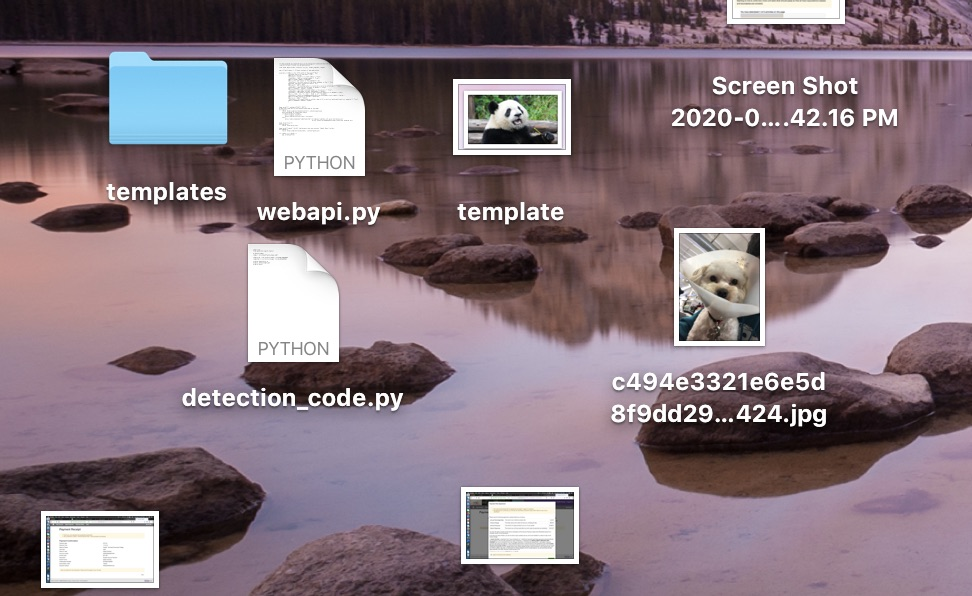
#> input picture img.jpg, 972 x 596 px
$ python detector.py
#> lines starting #> are read from the running program, lines starting #| are printed output that depends on the picture; after the words box and inside, x2 and y2 are one past the last pixel; in counts of white or black regions, pixels touching at a corner belong together
""" This program will detect a template from an image and draw a rectangle around it. """

import cv2

TEMPLATE_PATH = 'template.jpg'  # Path to template image.
IMAGE_PATH = 'img.jpg'  # Path to real image.
verbose = False
canny_t1, canny_t2 = 50, 200  # Thresholds for canny edge detection.

image = cv2.imread(IMAGE_PATH)
#> image is the input picture: shape (596, 972, 3); mean B, G, R 121.1, 112.5, 130.6
template = cv2.imread(TEMPLATE_PATH)
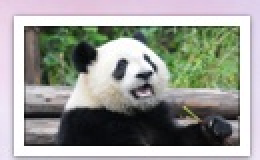
#> input picture template.jpg, 130 x 80 px (shown 2 times larger)
#> template is the input picture: shape (80, 130, 3); mean B, G, R 149.7, 155.2, 153.8
height, width, _ = template.shape
#> height = 80; width = 130
template = cv2.Canny(template, canny_t1, canny_t2)  # Perform canny edge detection to improve detection.
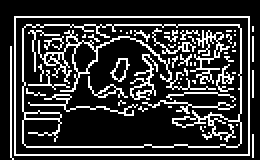
#> template: shape (80, 130) (shown 2 times larger); 21% white in thin lines or dots, all inside (x1, y1, x2, y2) = (5, 8, 127, 80)


# If there is a possibility that the template/image was resized, try to make the detector edge invariant.
best_val, best_coord, best_scale = None, None, None

for i in range(25):  # Makes 25 scales.
    scale = 1 - 3*i/80  # Calculate scale -- ranges from 1 to 0.1.
    img_resized = cv2.resize(image, (int(image.shape[1]*scale), int(image.shape[0]*scale)))
    if img_resized.shape[0] < height or img_resized.shape[1] < width:
        break

    img_resized = cv2.Canny(img_resized, canny_t1, canny_t2)  # Canny edge detection for the resized image.
    ratio = image.shape[1] / img_resized.shape[1]  # Keep track of the ratio of the resized image to the original image.

    result = cv2.matchTemplate(img_resized, template, cv2.TM_CCOEFF_NORMED)
    minv, maxv, minc, maxc = cv2.minMaxLoc(result)

    if verbose:
        cv2.rectangle(img_resized, maxc, (maxc[0]+width, maxc[1]+height), 255, 2)  # Draw a rectangle around the match.
        cv2.imshow(f'Step {i+1}', img_resized)
        cv2.waitKey(0)

    if best_val is None or maxv>best_val:  # If initial step, or found a better match, store values.
        best_val = maxv
        best_coord = maxc
        best_scale = ratio
#> this loop made 25 passes
#> (minv, maxv, minc, best_val, best_coord) on pass 1: (-0.113, 0.275, (459, 144), 0.275, (446, 71))
#> (minv, maxv, minc, maxc) on passes 2 to 7: (-0.11, 0.259, (442, 137), (432, 460)), (-0.12, 0.231, (424, 133), (411, 377)), (-0.109, 0.224, (401, 126), (395, 358)), (-0.114, 0.217, (673, 36), (373, 340)), (-0.115, 0.217, (629, 31), (83, 26)), (-0.109, 0.21, (84, 35), (340, 303))
#> pass 1, `img_resized = cv2.Canny(img_resized, canny_t1, canny_t2)`:
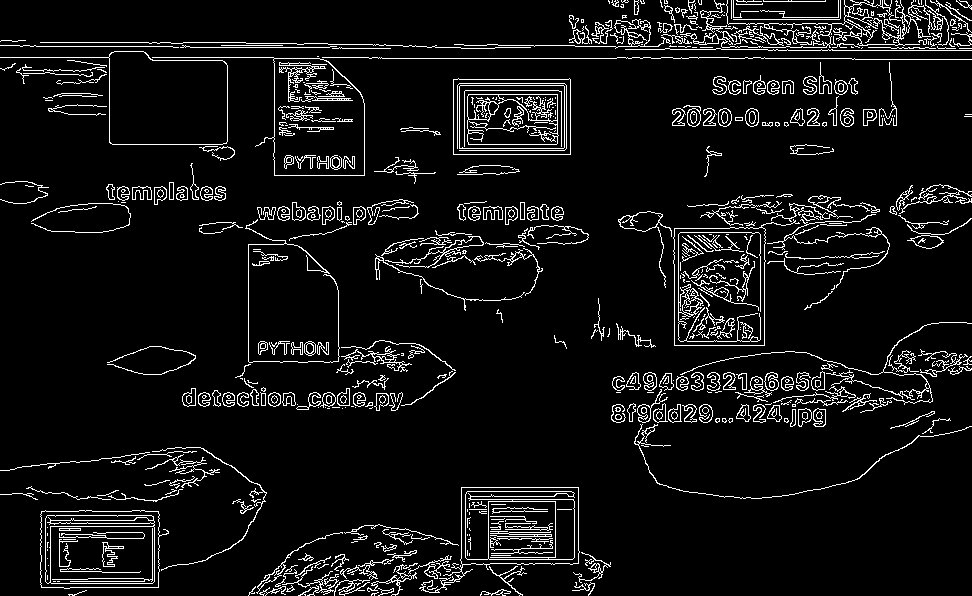
#> img_resized: shape (596, 972); 7.1% white in thin lines or dots
#> pass 1, `result = cv2.matchTemplate(img_resized, template, cv2.TM_CCOEFF_NORMED)`:
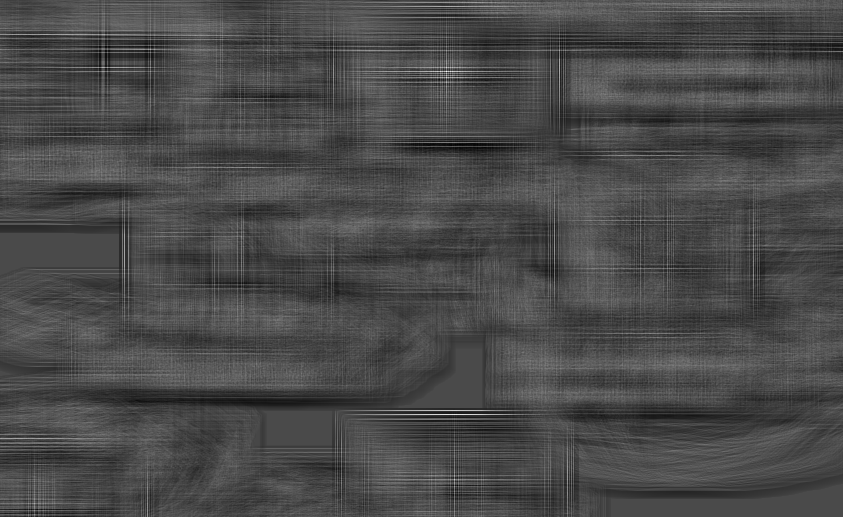
#> result: shape (517, 843) float32; min -0.113, max 0.275, mean -0.000772; drawn with min black and max white
#> pass 2, `img_resized = cv2.Canny(img_resized, canny_t1, canny_t2)`:
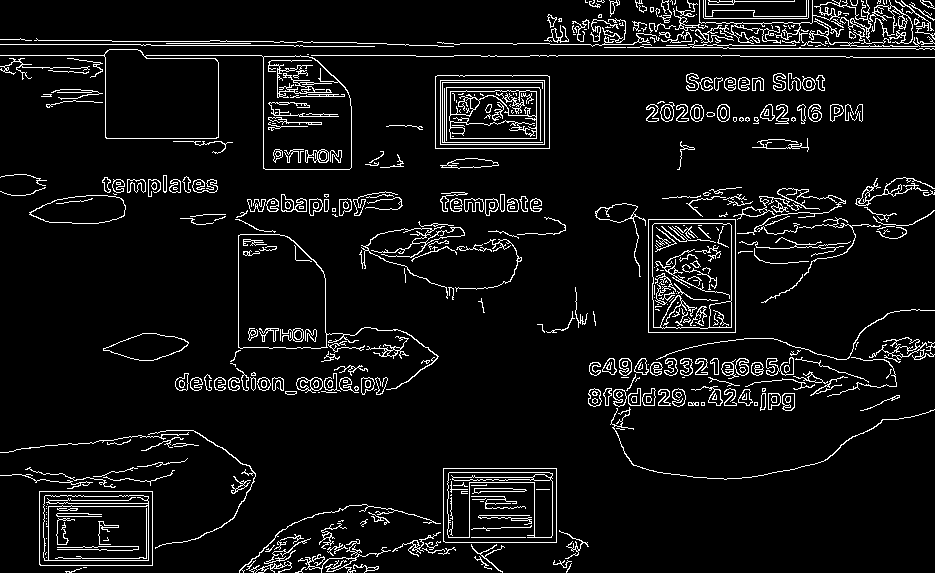
#> img_resized: shape (573, 935); 6.8% white in thin lines or dots
#> after the loop:
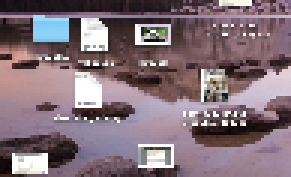
#> img_resized: shape (59, 97, 3) (shown 3 times larger); mean B, G, R 120.7, 112.1, 130.4
#> after the loop, best_scale = 1; best_val = 0.275


left_top = (int(best_coord[0] * best_scale), int(best_coord[1] * best_scale))
#> left_top = (446, 71)
bottom_right = (int((best_coord[0] + width) * best_scale), int((best_coord[1] + height) * best_scale))
#> bottom_right = (576, 151)
print(f'Match found between {left_top}, {bottom_right}')
#| Match found between (446, 71), (576, 151)
cv2.rectangle(image, left_top, bottom_right, 255, 2)
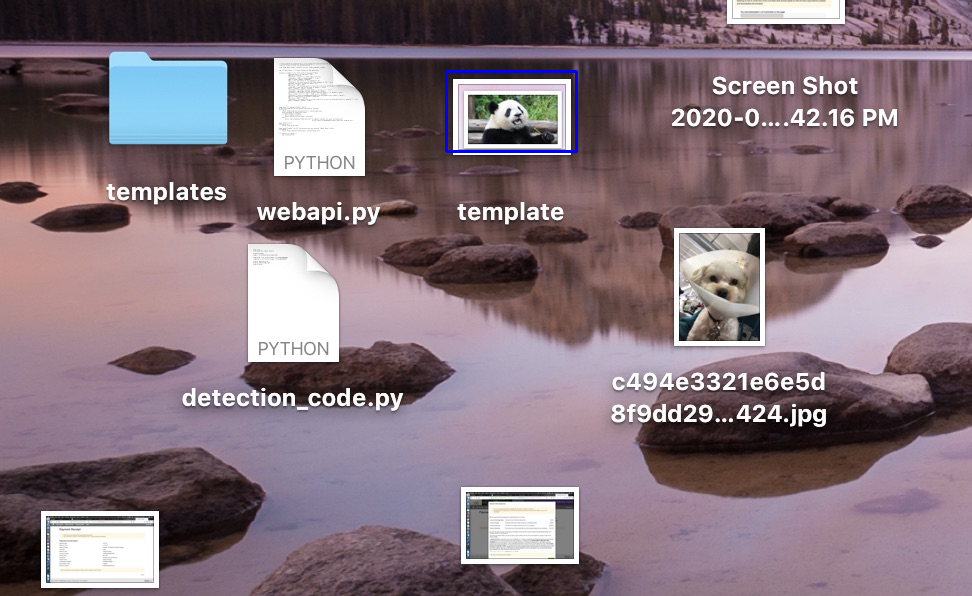
#> image: shape (596, 972, 3); 0.22% of pixels changed, all inside (x1, y1, x2, y2) = (445, 70, 578, 153)
cv2.imshow('Detected', image)  # Display the image with the match.
cv2.waitKey(0)
